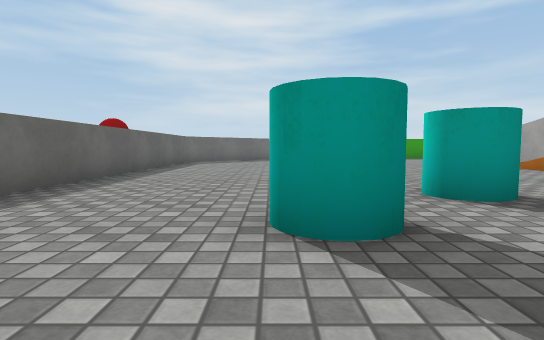
[1] (above)

19 first-person views from a walk through a Unity game level. The camera is 0.58 m above the floor, tilts 4° down and sees 80° across. The floor is counted in squares, 1 m on a side. Each view is taken from the middle of a square. On the plan, view 1 faces up. The plan holds only what a view shows up to about 9 squares ahead; the rest is blank. Surface patterns are stand-ins for the level's own textures.

[2]
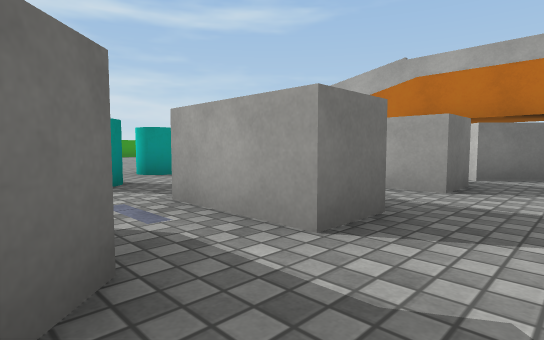

[3]
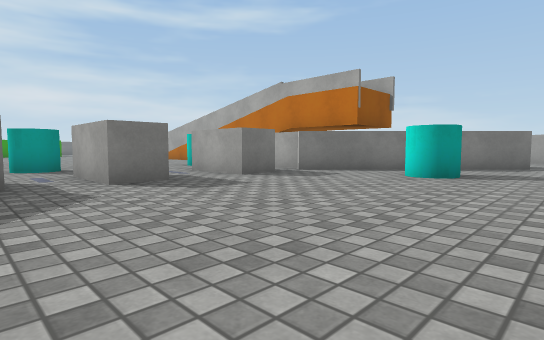

[4]
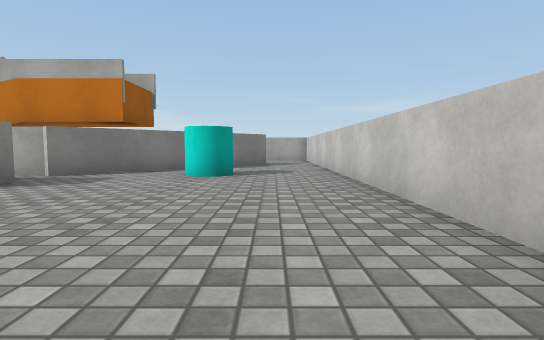

[5]
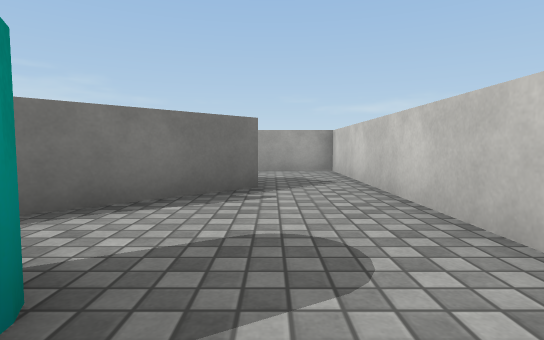

[6]
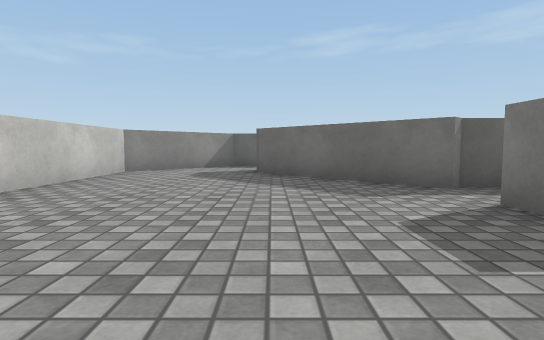

[7]
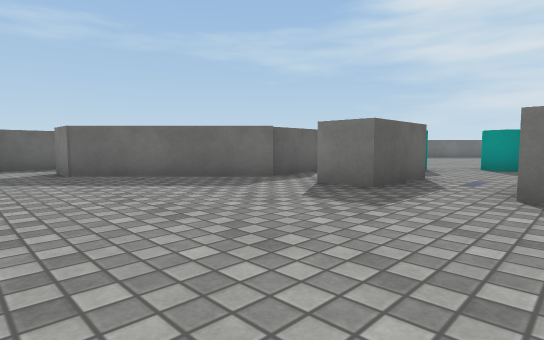

[8]
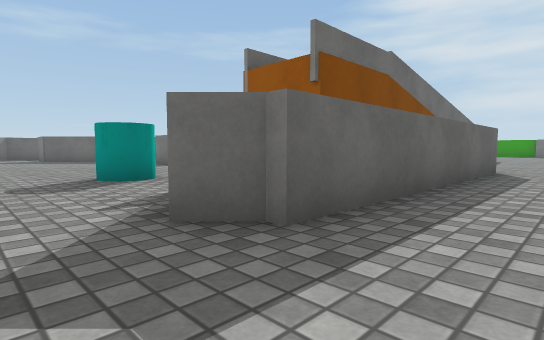

[9]
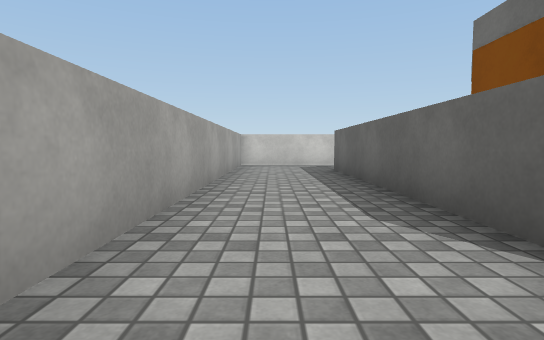

[10]
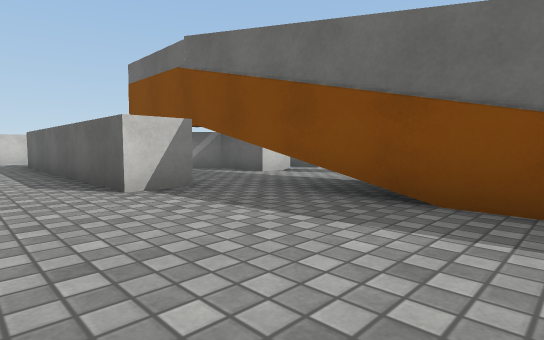

[11]
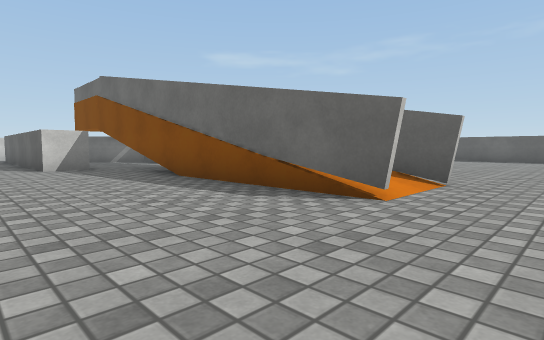

[12]
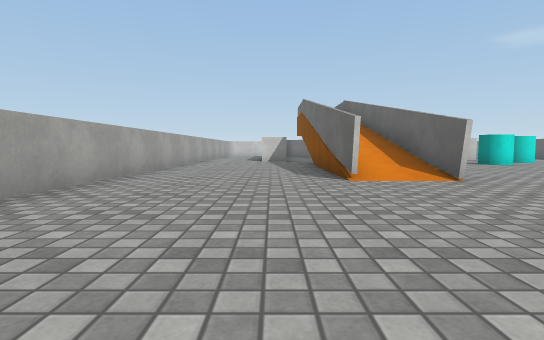

[13]
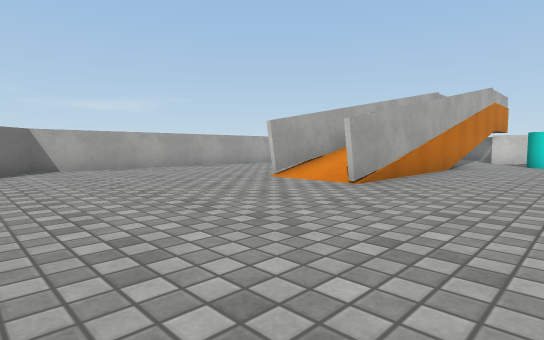

[14]
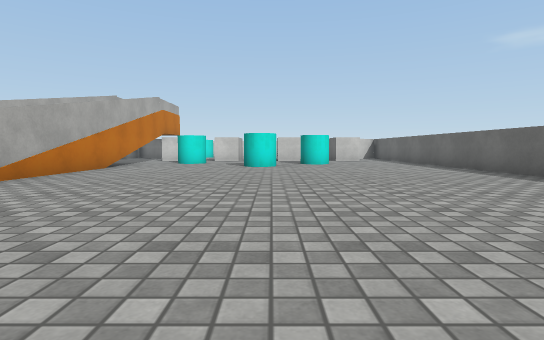

[15]
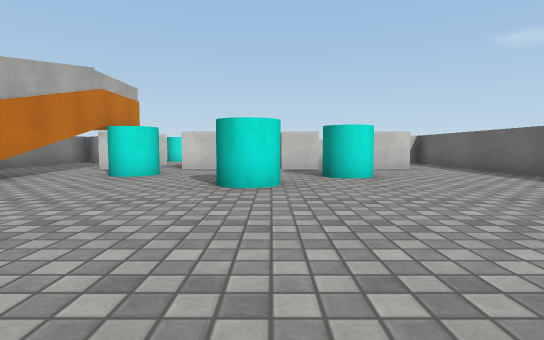

[16]
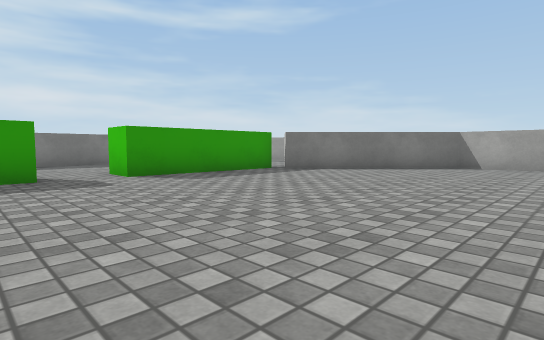

[17]
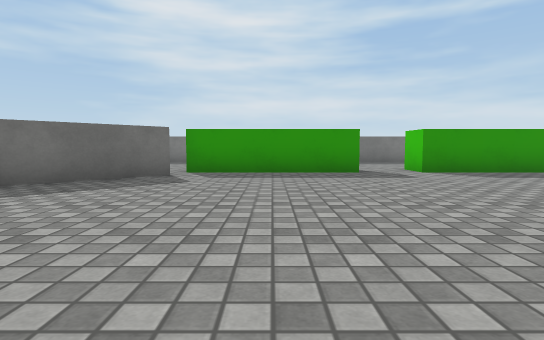

[18]
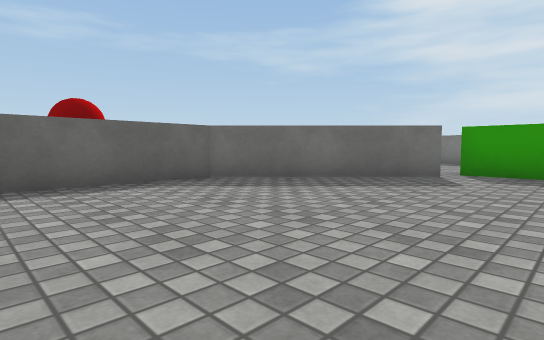

[19]
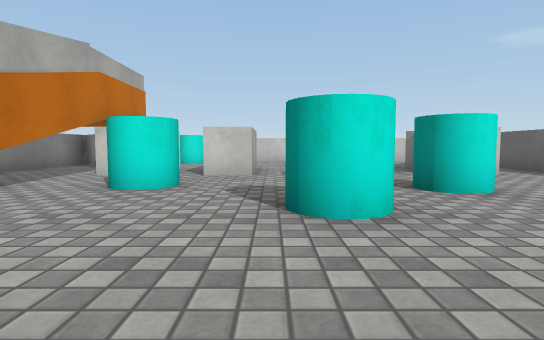

### Floor plan
Points are (right, up) in squares from view 1. A wall is a line through its corners. A room is listed if a view was taken in it or the views show most of it. See-through windows are left out.
Room 1 (views 1, 2, 3, 4, 5, 6, 7, 8)
walls: (4.5, -1.7) (3.4, -1.7) (3.4, 0.3); (5.6, -1.4) (5.6, -0.6); (10.2, -5.2) (9.7, -5.8) (5.4, -1.6); (1.7, 0.3) (1.7, -1.7) (0.7, -1.7) (0.7, 0.3); (-0.7, 0.3) (-0.7, -1.3) (-0.5, -1.5) (-3.3, -4.3) (-4.4, -4.3); (10.4, 1.7) (10.4, -5.4); (-5.1, -6.1) (-3.7, -7.5) (13, -7.5) (13, 1.9)
ways out: opening at (0, -0.5) to room 2; opening at (2.5, -0.5) to room 2; opening at (5, -0.5) to room 2; opening at (11.5, 1.5) to room 2; opening at (-4, -5)
objects: cyan cylinder (6, -5) to (6, -4)
Room 2 (views 9, 10, 11, 12, 13, 14, 15, 16, 17, 18, 19)
walls: (8.6, 9.5) (8.6, 1.4); (6.7, 1.2) (6.7, 9.6); (3.4, 0.3) (4.5, 0.3); (5.6, 0.3) (6.6, 0.3); (9.4, 1.7) (10.4, 1.7); (0.7, 0.3) (1.7, 0.3); (4.1, 16.5) (0, 16.5); (5.6, 16.4) (5.6, 17.5); (-0.1, 15.8) (-3.3, 12.6) (-3.3, -2); (13, 6) (13, 12.7) (9.6, 16.1); (-1.8, 0.3) (-0.7, 0.3); (9.4, 16.5) (5.4, 16.5)
ways out: opening at (0, -0.5) to room 1; opening at (2.5, -0.5) to room 1; opening at (5, -0.5) to room 1; opening at (11.5, 1.5) to room 1; opening at (7, 1) to room 3; opening at (8, 9) to room 3; opening at (5, 17)
objects: cyan cylinder (0, 2) to (1, 3); cyan cylinder (2, 4) to (3, 4); cyan cylinder (5, 2)
Room 3 (no view inside)
walls: (6.6, 0.3) (6.6, -1.4) (7.2, -1.9); (8.5, 4.9) (8.5, 9.5); (9.4, -2.1) (9.4, 0.1); (6.8, 9.6) (6.8, 5.9)
ways out: opening at (7, 1) to room 2; opening at (8, 9) to room 2

Positions as (right, up) in squares from view 1, and headings:
1: (0, 0), facing up
2: (-1, -3), facing up-right
3: (-1, -7), facing up-right
4: (-1, -6), facing right
5: (5, -6), facing right
6: (4, -4), facing left
7: (4, -6), facing up-left
8: (12, -7), facing up-left
9: (12, 3), facing down
10: (12, 6), facing down-left
11: (12, 11), facing down-left
12: (10, 15), facing down
13: (4, 14), facing down-right
14: (2, 14), facing down
15: (2, 9), facing down
16: (3, 10), facing up-right
17: (2, 9), facing up
18: (2, 9), facing up-left
19: (3, 7), facing down
